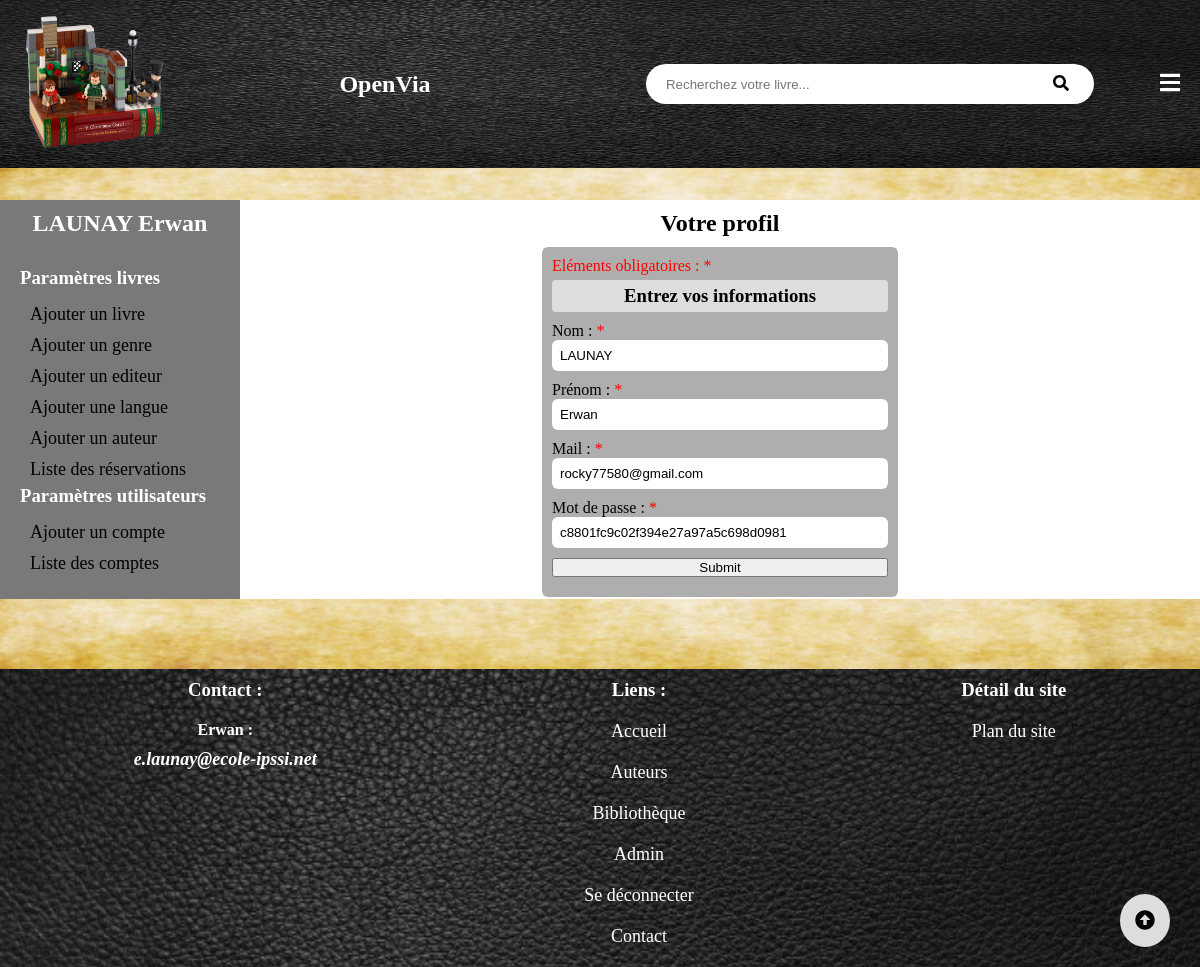
/admin/modifcompte.php?id=1 (signed in), run on an earlier commit of the app's database.
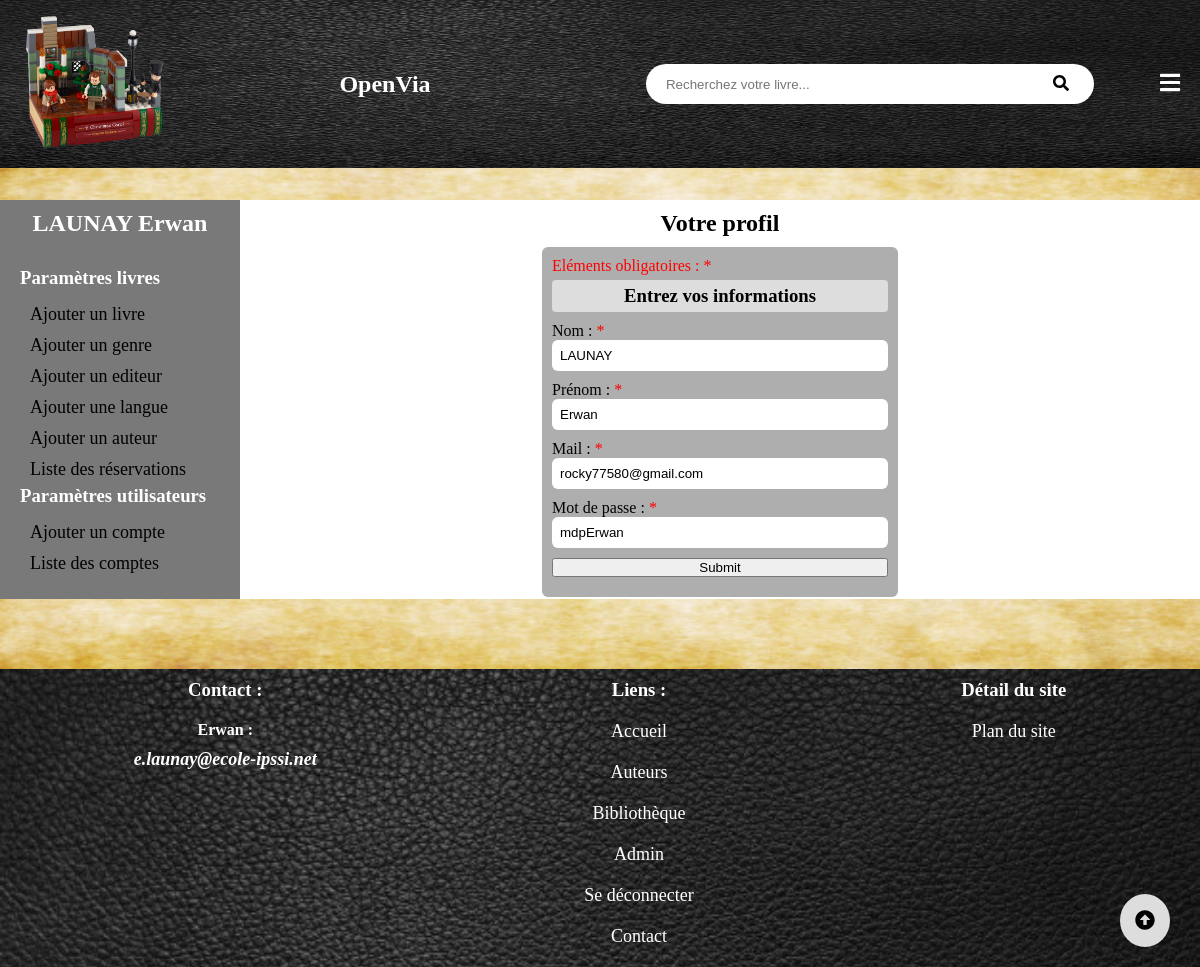
And on a later commit of the database.
### tables this page shows
CREATE TABLE IF NOT EXISTS `utilisateur` (
  `idUtilisateur` int(11) NOT NULL AUTO_INCREMENT,
  `idClient` int(11) NOT NULL,
  `admin` int(11) NOT NULL DEFAULT '0',
  `nom` varchar(50) DEFAULT NULL,
  `prenom` varchar(50) DEFAULT NULL,
  `email` varchar(50) DEFAULT NULL,
  `mdp` varchar(50) NOT NULL,
  PRIMARY KEY (`idUtilisateur`)
);

### admin/modifcompte.php (the view, shortened to what this page needs)
<?php require "../admin.php";
	$erreur = "Entrez vos informations";
	if (isset($_GET['id'])) {
		$requsers = $bdd->query('SELECT * FROM utilisateur WHERE idUtilisateur = ' . $_GET['id']);
		$requsers->setFetchMode(PDO::FETCH_ASSOC);
		$resusers = $requsers->fetch();
	}
?>
		<div class="droit">
			<h2>Votre profil</h2>
			<form method="POST" class="update">
				<div class="group-input">
					<p><span>Eléments obligatoires : *</span></p>
					<div class="erreur">
						<h3><?php echo $erreur; ?></h3>
					</div>
					<div class="form-input">
						<label for="nom">Nom : <span>*</span></label>
						<input type="text" class="pres-input" name="nom" value="<?php echo $resusers["nom"] ?>">
					</div>
					<div class="form-input">
						<label for="prenom">Pr&#233;nom : <span>*</span></label>
						<input type="text" class="pres-input" name="prenom" value="<?php echo $resusers["prenom"] ?>">
					</div>
					<div class="form-input">
						<label for="email">Mail : <span>*</span></label>
						<input type="email" class="pres-input" name="email" value="<?php echo $resusers["email"] ?>">
					</div>
					<div class="form-input">
						<label for="password">Mot de passe : <span>*</span></label>
						<input type="text" class="pres-input" name="password" value="<?php echo $resusers["mdp"] ?>" minlength="6">
					</div>
					<div class="form-input">
						<input type="submit" name="submit">
					</div>
				</div>
			</form>
		</div>
	</div>
</main>
<?php require "../Footer/footer.php"; ?>

What changed in the data, as far as the page shows it:
changed utilisateur "LAUNAY": password "c8801fc9c02f394e27a97a5c698d0981" → "mdpErwan"
